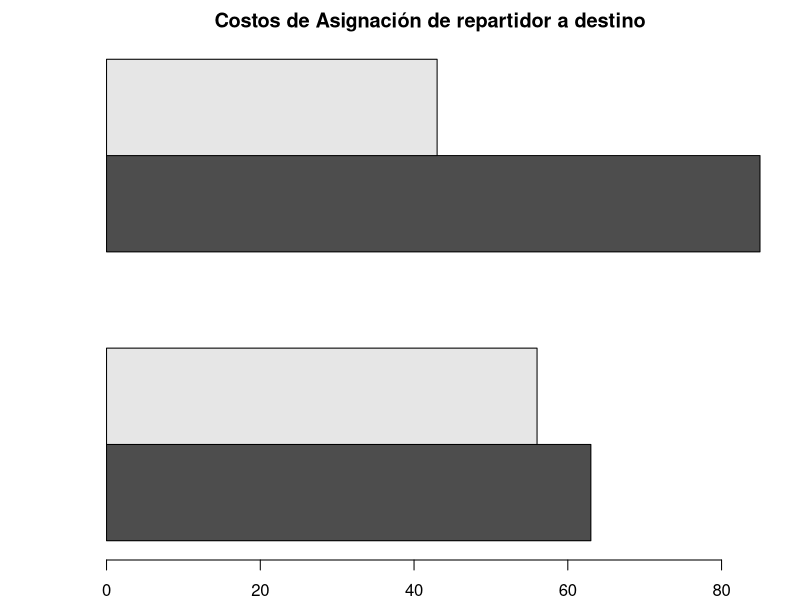

Source code (R):
install.packages("lpSolve")
#Libreria necesaria para poder resolver nuestro problema#
library(lpSolve) 

#Matriz de costos para asignar cada repartidor a cada destino#
cost<-matrix(c(63,56,85,43), nrow = 2)
cost

#Funcion que calcula el costo minimo de asignacion#
lp.assign(cost)

#Asignacion de cada repartidor a cada destino#
lp.assign(cost)$solution


?barplot
par(mfrow=c(1,1),bg="white",oma=c(0,3,0,0),mar=c(2,2,2,2))
R1<-cbind(cost)
R1

#Grafico de costos de asignacion#
barplot(R1, beside=T,horiz=T,
        main="Costos de Asignación de repartidor a destino")
